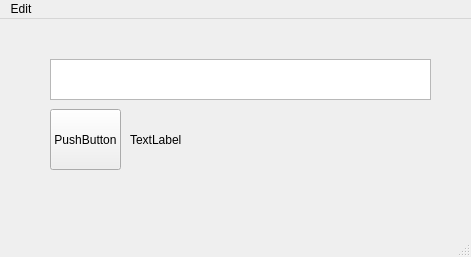
<?xml version="1.0" encoding="UTF-8"?>
<ui version="4.0">
 <class>MainWindow</class>
 <widget class="QMainWindow" name="MainWindow">
  <property name="geometry">
   <rect>
    <x>0</x>
    <y>0</y>
    <width>471</width>
    <height>257</height>
   </rect>
  </property>
  <property name="windowTitle">
   <string>MainWindow</string>
  </property>
  <widget class="QWidget" name="centralwidget">
   <widget class="QPushButton" name="pushCrypto">
    <property name="geometry">
     <rect>
      <x>50</x>
      <y>90</y>
      <width>71</width>
      <height>61</height>
     </rect>
    </property>
    <property name="text">
     <string>PushButton</string>
    </property>
   </widget>
   <widget class="QLabel" name="label">
    <property name="geometry">
     <rect>
      <x>130</x>
      <y>90</y>
      <width>301</width>
      <height>61</height>
     </rect>
    </property>
    <property name="text">
     <string>TextLabel</string>
    </property>
   </widget>
   <widget class="QTextBrowser" name="textCrypto">
    <property name="geometry">
     <rect>
      <x>50</x>
      <y>40</y>
      <width>381</width>
      <height>41</height>
     </rect>
    </property>
    <property name="font">
     <font>
      <pointsize>14</pointsize>
      <weight>75</weight>
      <bold>true</bold>
     </font>
    </property>
    <property name="layoutDirection">
     <enum>Qt::RightToLeft</enum>
    </property>
   </widget>
  </widget>
  <widget class="QMenuBar" name="menubar">
   <property name="geometry">
    <rect>
     <x>0</x>
     <y>0</y>
     <width>471</width>
     <height>21</height>
    </rect>
   </property>
   <widget class="QMenu" name="menuEdit">
    <property name="title">
     <string>Edit</string>
    </property>
    <addaction name="actionAdd"/>
    <addaction name="actionRemove"/>
   </widget>
   <addaction name="menuEdit"/>
  </widget>
  <widget class="QStatusBar" name="statusbar"/>
  <action name="actionAdd">
   <property name="text">
    <string>Add</string>
   </property>
  </action>
  <action name="actionRemove">
   <property name="text">
    <string>Remove</string>
   </property>
  </action>
 </widget>
 <resources/>
 <connections/>
</ui>
